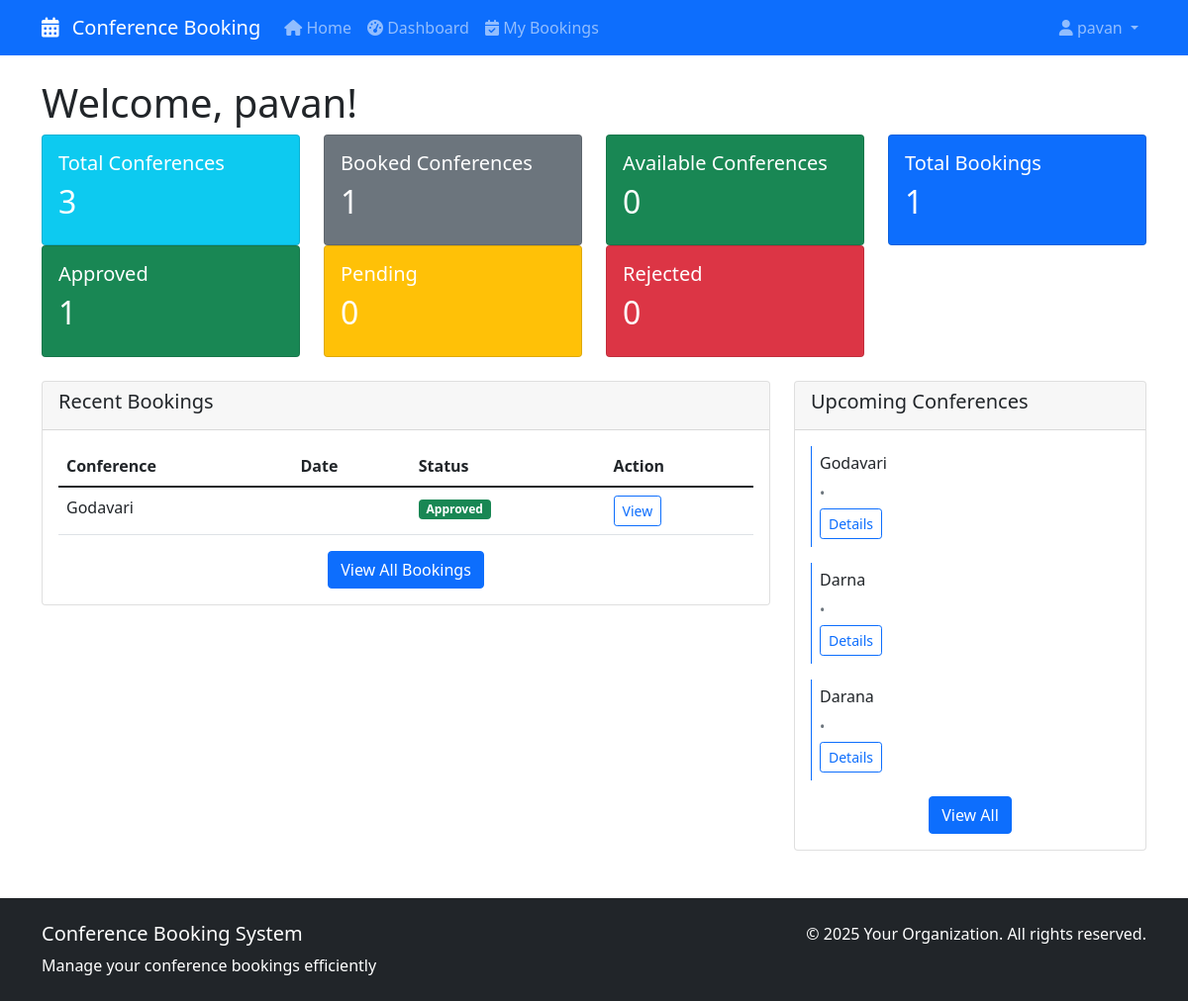
Page /dashboard/ (signed in) on the committed database.
### bookings/models.py (models this page shows, shortened)
class Booking(models.Model):
    STATUS_CHOICES = [
        ('pending', 'Pending Approval'),
        ('approved', 'Approved'),
        ('rejected', 'Rejected'),
        ('cancelled', 'Cancelled'),
    ]
    user = models.ForeignKey(User, on_delete=models.CASCADE)
    conference = models.ForeignKey(Conference, on_delete=models.CASCADE)
    booking_date = models.DateTimeField(auto_now_add=True)
    status = models.CharField(max_length=20, choices=STATUS_CHOICES, default='pending')
    justification = models.TextField(
        help_text="Please explain why you need to attend this conference",
        blank=True
    )
    notes = models.TextField(blank=True)
    approved_by = models.ForeignKey(
        User,
        on_delete=models.SET_NULL,
        null=True,
        blank=True,
        related_name='approved_bookings'
    )
    approved_date = models.DateTimeField(null=True, blank=True)
    rejection_reason = models.TextField(blank=True)
    class Meta:
        unique_together = ('user', 'conference')
    def get_status_display_color(self):
        status_colors = {
            'pending': 'warning',
            'approved': 'success',
            'rejected': 'danger',
            'cancelled': 'secondary',
        }
        return status_colors.get(self.status, 'secondary')

class Conference(models.Model):
    PRIORITY_CHOICES = [
        ('low', 'Low Priority'),
        ('medium', 'Medium Priority'),
        ('high', 'High Priority'),
        ('critical', 'Critical'),
    ]
    title = models.CharField(max_length=200)
    description = models.TextField()
    location = models.ForeignKey(Location, on_delete=models.CASCADE, null=True, blank=True)
    capacity = models.PositiveIntegerField()
    requires_approval = models.BooleanField(default=True)
    image = models.ImageField(upload_to='conferences/', blank=True, null=True)
    created_at = models.DateTimeField(auto_now_add=True)
    created_by = models.ForeignKey(User, on_delete=models.CASCADE)

### bookings/views.py (the view)
# urls.py: path('dashboard/', views.dashboard, name='dashboard'),
@login_required
def dashboard(request):
    user_bookings = Booking.objects.filter(user=request.user).order_by('-booking_date')[:5]
    upcoming_conferences = Conference.objects.order_by('created_at')[:5]
    total_conferences = Conference.objects.count()
    booked_conferences = Booking.objects.filter(user=request.user).count()
    available_conferences = Conference.objects.filter(created_at__gte=timezone.now().date()).count()
    stats = {
        'total_conferences': total_conferences,
        'booked_conferences': booked_conferences,
        'available_conferences': available_conferences,
        'total_bookings': booked_conferences,
        'approved_bookings': Booking.objects.filter(user=request.user, status='approved').count(),
        'pending_bookings': Booking.objects.filter(user=request.user, status='pending').count(),
        'rejected_bookings': Booking.objects.filter(user=request.user, status='rejected').count(),
    }
    if hasattr(request.user, 'is_manager') and request.user.is_manager():
        pending_approvals = Booking.objects.filter(
            user__department=request.user.department,
            status='pending'
        ).count()
        stats['pending_approvals'] = pending_approvals
    context = {
        'user_bookings': user_bookings,
        'upcoming_conferences': upcoming_conferences,
        'stats': stats,
    }
    return render(request, 'bookings/dashboard.html', context)

### bookings/templates/bookings/dashboard.html (shortened to what this page needs)
{% extends 'base.html' %}
{% block content %}
<div class="row">
    <div class="col-12">
        <h1>Welcome, {{ user.get_full_name|default:user.username }}!</h1>
    </div>
</div>
<div class="row mb-4">
    <div class="col-md-3">
        <div class="card bg-info text-white">
            <div class="card-body">
                <h5>Total Conferences</h5>
                <h2>{{ stats.total_conferences }}</h2>
            </div>
        </div>
    </div>
    <div class="col-md-3">
        <div class="card bg-secondary text-white">
            <div class="card-body">
                <h5>Booked Conferences</h5>
                <h2>{{ stats.booked_conferences }}</h2>
            </div>
        </div>
    </div>
    <div class="col-md-3">
        <div class="card bg-success text-white">
            <div class="card-body">
                <h5>Available Conferences</h5>
                <h2>{{ stats.available_conferences }}</h2>
            </div>
        </div>
    </div>
    <div class="col-md-3">
        <div class="card bg-primary text-white">
            <div class="card-body">
                <h5>Total Bookings</h5>
                <h2>{{ stats.total_bookings }}</h2>
            </div>
        </div>
    </div>
    <div class="col-md-3">
        <div class="card bg-success text-white">
            <div class="card-body">
                <h5>Approved</h5>
                <h2>{{ stats.approved_bookings }}</h2>
            </div>
        </div>
    </div>
    <div class="col-md-3">
        <div class="card bg-warning text-white">
            <div class="card-body">
                <h5>Pending</h5>
                <h2>{{ stats.pending_bookings }}</h2>
            </div>
        </div>
    </div>
    <div class="col-md-3">
        <div class="card bg-danger text-white">
            <div class="card-body">
                <h5>Rejected</h5>
                <h2>{{ stats.rejected_bookings }}</h2>
            </div>
        </div>
    </div>
</div>
<div class="row">
    <div class="col-md-8">
        <div class="card">
            <div class="card-header">
                <h5>Recent Bookings</h5>
            </div>
            <div class="card-body">
                {% if user_bookings %}
                    <div class="table-responsive">
                        <table class="table">
                            <thead>
                                <tr>
                                    <th>Conference</th>
                                    <th>Date</th>
                                    <th>Status</th>
                                    <th>Action</th>
                                </tr>
                            </thead>
                            <tbody>
                                {% for booking in user_bookings %}
                                <tr>
                                    <td>{{ booking.conference.title|truncatechars:40 }}</td>
                                    <td>{{ booking.conference.date }}</td>
                                    <td>
                                        <span class="badge bg-{{ booking.get_status_display_color }}">
                                            {{ booking.get_status_display }}
                                        </span>
                                    </td>
                                    <td>
                                        <a href="{% url 'conference_detail' booking.conference.pk %}"
                                           class="btn btn-sm btn-outline-primary">View</a>
                                    </td>
                                </tr>
                                {% endfor %}
                            </tbody>
                        </table>
                    </div>
                    <div class="text-center">
                        <a href="{% url 'my_bookings' %}" class="btn btn-primary">View All Bookings</a>
                    </div>
                {% else %}
                    <p>No bookings yet.</p>
                    <a href="{% url 'home' %}" class="btn btn-primary">Browse Conferences</a>
                {% endif %}
            </div>
        </div>
    </div>
    <div class="col-md-4">
        <div class="card">
            <div class="card-header">
                <h5>Upcoming Conferences</h5>
            </div>
            <div class="card-body">
                {% if upcoming_conferences %}
                    {% for conference in upcoming_conferences %}
                    <div class="mb-3 p-2 border-start border-primary">
                        <h6>{{ conference.title|truncatechars:30 }}</h6>
                        <small class="text-muted">{{ conference.date }} • {{ conference.venue|truncatechars:20 }}</small>
                        <div class="mt-1">
                            <a href="{% url 'conference_detail' conference.pk %}"
                               class="btn btn-sm btn-outline-primary">Details</a>
                        </div>
                    </div>
                    {% endfor %}
                    <div class="text-center">
                        <a href="{% url 'home' %}" class="btn btn-primary">View All</a>
                    </div>
                {% else %}
                    <p>No upcoming conferences.</p>
                {% endif %}
            </div>
        </div>
    </div>
</div>
{% endblock %}

### bookings/templates/base.html (shortened to what this page needs)
<!DOCTYPE html>
<html lang="en">
<head>
    <link href="https://cdn.jsdelivr.net/npm/bootstrap@5.1.3/dist/css/bootstrap.min.css" rel="stylesheet">
    <link rel="stylesheet" href="https://cdnjs.cloudflare.com/ajax/libs/font-awesome/6.0.0/css/all.min.css">
</head>
<body>
    <nav class="navbar navbar-expand-lg navbar-dark bg-primary">
        <div class="container">
            <a class="navbar-brand" href="{% url 'home' %}">
                <i class="fas fa-calendar-alt me-2"></i>
                Conference Booking
            </a>
            <div class="collapse navbar-collapse" id="navbarNav">
                <ul class="navbar-nav me-auto">
                    <li class="nav-item">
                        <a class="nav-link" href="{% url 'home' %}">
                            <i class="fas fa-home"></i> Home
                        </a>
                    </li>
                    {% if user.is_authenticated %}
                    <li class="nav-item">
                        <a class="nav-link" href="{% url 'dashboard' %}">
                            <i class="fas fa-tachometer-alt"></i> Dashboard
                        </a>
                    </li>
                    <li class="nav-item">
                        <a class="nav-link" href="{% url 'my_bookings' %}">
                            <i class="fas fa-calendar-check"></i> My Bookings
                        </a>
                    </li>
                    {% endif %}
                </ul>
                <ul class="navbar-nav">
                    {% if user.is_authenticated %}
                        <li class="nav-item dropdown">
                            <a class="nav-link dropdown-toggle" href="#" id="userDropdown" role="button" data-bs-toggle="dropdown">
                                <i class="fas fa-user"></i> {{ user.get_full_name|default:user.username }}
                            </a>
                        </li>
                    {% endif %}
                </ul>
            </div>
        </div>
    </nav>
    <main class="container mt-4">
        {% block content %}
        {% endblock %}
    </main>
    <footer class="bg-dark text-white mt-5 py-4">
        <div class="container">
            <div class="row">
                <div class="col-md-6">
                    <h5>Conference Booking System</h5>
                    <p class="mb-0">Manage your conference bookings efficiently</p>
                </div>
                <div class="col-md-6 text-md-end">
                    <p class="mb-0">© {% now "Y" %} Your Organization. All rights reserved.</p>
                </div>
            </div>
        </div>
    </footer>
</body>
</html>

### rows in the picture
Booking: conference "Godavari", status "Approved"
Conference: title "Godavari"
Conference: title "Darna"
Conference: title "Darana"

### other values in the picture
{{ user.get_full_name|default:user.username }} "pavan"
{{ stats.total_conferences }} "3"
{{ stats.booked_conferences }} "1"
{{ stats.available_conferences }} "0"
{{ stats.total_bookings }} "1"
{{ stats.approved_bookings }} "1"
{{ stats.pending_bookings }} "0"
{{ stats.rejected_bookings }} "0"
